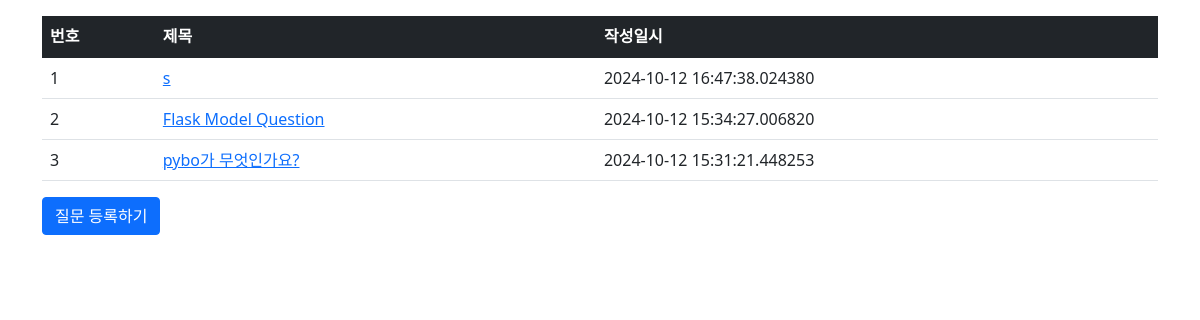
Page /question/list/ on the committed database.
### pybo/models.py (models this page shows)
class Question(db.Model):
    id = db.Column(db.Integer, primary_key=True)
    subject = db.Column(db.String(200), nullable=False)
    content = db.Column(db.Text(), nullable=False)
    create_date = db.Column(db.DateTime(), nullable=False)

### pybo/views/question_views.py (the view)
@bp.route('/list/')
def _list():
    question_list = Question.query.order_by(Question.create_date.desc())
    return render_template('question/question_list.html', question_list=question_list)

### pybo/templates/question/question_list.html
{% extends 'base.html' %}
{% block content %}
<div class="container my-3">
    <table class="table">
        <thead>
        <tr class="table-dark">
            <th>번호</th>
            <th>제목</th>
            <th>작성일시</th>
        </tr>
        </thead>
        <tbody>
        {% if question_list %}
        {% for question in question_list %}
        <tr>
            <td>{{ loop.index }}</td>
            <td>
                <a href="{{ url_for('question.detail', question_id=question.id) }}">{{ question.subject }}</a>
            </td>
            <td>{{ question.create_date }}</td>
        </tr>
        {% endfor %}
        {% else %}
        <tr>
            <td colspan="3">질문이 없습니다.</td>
        </tr>
        {% endif %}
        </tbody>
    </table>
    <a href="{{ url_for('question.create') }}" class="btn btn-primary">질문 등록하기</a>
</div>
{% endblock %}

### pybo/templates/base.html (shortened to what this page needs)
<!doctype html>
<html lang="ko">
<head>
    <link rel="stylesheet" href="{{ url_for('static', filename='bootstrap.min.css') }}">
    <link rel="stylesheet" href="{{ url_for('static', filename='style.css') }}">
</head>
<body>
{% block content %}
{% endblock %}
</body>
</html>

### rows in the picture
Question: subject "s", create_date "2024-10-12 16:47:38.024380"
Question: subject "Flask Model Question", create_date "2024-10-12 15:34:27.006820"
Question: subject "pybo가 무엇인가요?", create_date "2024-10-12 15:31:21.448253"
